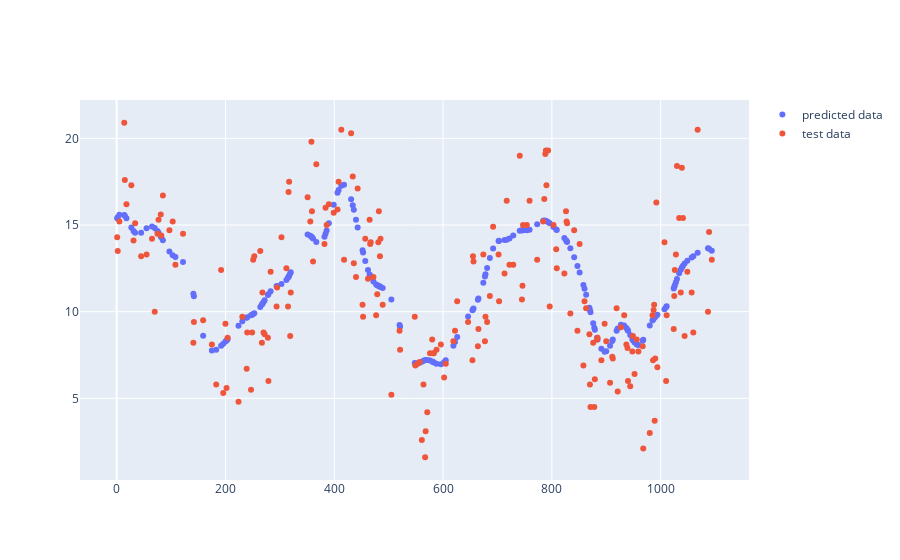

Notebook code for this chart:
### Code cell
#df = pd.DataFrame({'Actual': Y_test.flatten(), 'Predicted': y_pred.flatten()})
#df

fig = go.Figure()
fig.add_trace(go.Scatter(x=X_test.flatten(), y=y_pred.flatten(),
                    mode='markers',
                    name='predicted data'))
fig.add_trace(go.Scatter(x=X_test.flatten(), y=Y_test.flatten(),
                    mode='markers',
                    name='test data'))
fig.show()

### Figure 1 — Plotly figure (JSON) as saved in the notebook; plotly's stock layout.template omitted (floating-point values rounded to 4 significant figures; data arrays with more than 128 entries replaced by an {"elided": "..."} marker saying what was removed)
{"data": [{"mode": "markers", "name": "predicted data", "type": "scatter", "x": {"elided": "219 int values"}, "y": {"elided": "219 float values"}}, {"mode": "markers", "name": "test data", "type": "scatter", "x": {"elided": "219 int values"}, "y": {"elided": "219 float values"}}], "layout": {}}
